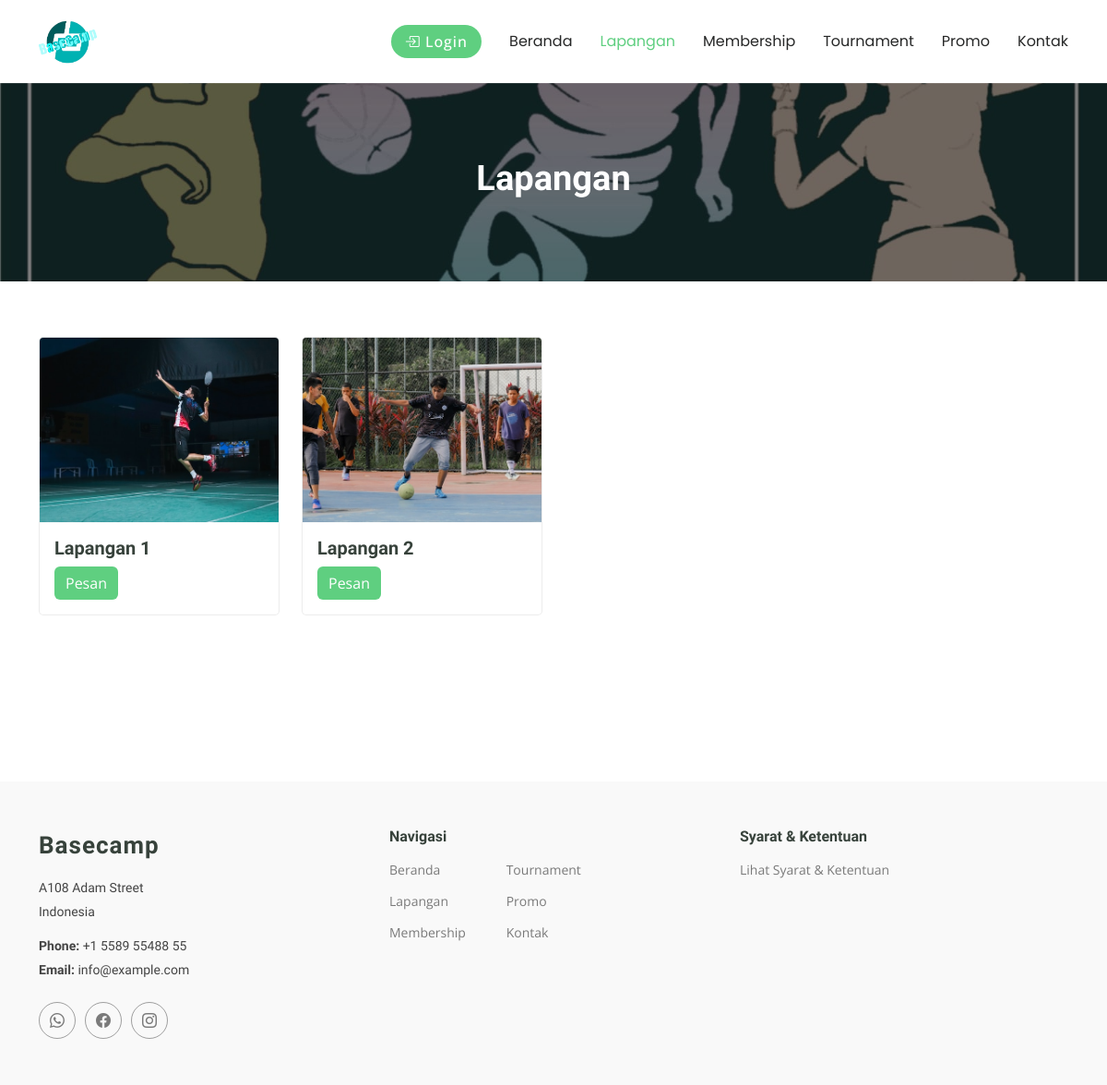
Screenshot of /user/lapangan.php with the database file from the repository.
### tables this page shows
CREATE TABLE `lapangan` (
  `id_lapangan` int(11) NOT NULL,
  `nama_lapangan` varchar(50) NOT NULL,
  `harga_lapangan` int(11) NOT NULL,
  `foto_lapangan` text NOT NULL
);

### function.php (called while the page is built, shortened)
<?php
$conn = mysqli_connect("localhost", "root", "", "futsal");
function query($data)
{
    global $conn;
    $result = mysqli_query($conn, $data);
    $rows = [];
    while ($row = mysqli_fetch_assoc($result)) {
        $rows[] = $row;
    }
    return $rows;
}

### user/lapangan.php (the view, shortened to what this page needs)
<?php
require "../function.php";
$loggedIn = isset($_SESSION['role']);
$lapangan = query("SELECT * FROM lapangan");
?>
<!DOCTYPE html>
<html lang="en">
<head>
  <link href="../assets/vendor/bootstrap/css/bootstrap.min.css" rel="stylesheet">
  <link href="../assets/vendor/bootstrap-icons/bootstrap-icons.css" rel="stylesheet">
  <link href="../assets/vendor/aos/aos.css" rel="stylesheet">
  <link href="../assets/vendor/glightbox/css/glightbox.min.css" rel="stylesheet">
  <link href="../assets/vendor/swiper/swiper-bundle.min.css" rel="stylesheet">
  <link href="../assets/css/main.css" rel="stylesheet">
</head>
<body class="index-page">
  <header id="header" class="header d-flex align-items-center sticky-top">
    <div class="container-fluid container-xl position-relative d-flex align-items-center">
      <a href="index.html" class="logo d-flex align-items-center me-auto">
        <img src="../assets/img/logo.png" alt="">
      </a>
      <nav id="navmenu" class="navmenu">
        <ul>
          <li><a href="../index.php">Beranda<br></a></li>
          <li><a href="lapangan.php" class="active">Lapangan</a></li>
          <li><a href="membership.php">Membership</a></li>
          <li><a href="tournament.php">Tournament</a></li>
          <li><a href="promo.php">Promo</a></li>
          <li><a href="../kontak.php">Kontak</a></li>
        </ul>
      </nav>
      <?php if ($loggedIn) : ?>
        <a class="btn-getstarted" data-bs-toggle="modal" data-bs-target="#profilModal">
          <i class="bi bi-person"></i> Profil
        </a>
      <?php else : ?>
        <a href="../login.php" class="btn-getstarted" type="submit">
          <i class="bi bi-box-arrow-in-right"></i> Login
        </a>
      <?php endif; ?>
    </div>
  </header>
  <main class="main">
    <div class="page-title" data-aos="fade">
      <img src="../assets/img/hero-bg.jpg" alt="">
      <div class="heading">
        <div class="container">
          <div class="row d-flex justify-content-center text-center">
            <div class="col-lg-8">
              <h1>Lapangan</h1>
            </div>
          </div>
        </div>
      </div>
    </div>
    <section id="courses" class="courses section">
      <div class="container">
        <div class="row gy-4">
          <?php foreach ($lapangan as $row) : ?>
            <div class="col-6 col-lg-3 col-md-6 d-flex align-items-stretch" data-aos="zoom-in" data-aos-delay="100">
              <div class="course-item">
                <img src="../img/lapangan/<?= $row["foto_lapangan"]; ?>" class="img-fluid" alt="..." style="width: 300px; height: 200px; object-fit: cover;">
                <div class="p-3 text-content">
                  <h3><?= $row["nama_lapangan"]; ?></h3>
                  <?php if ($loggedIn) : ?>
                    <button type="button" class="btn btn-success" data-bs-toggle="modal" data-bs-target="#pesanModal<?= $row["id_lapangan"]; ?>">Pesan</button>
                    <button type="button" class="btn btn-primary" data-bs-toggle="modal" data-bs-target="#jadwalModal<?= $row["id_lapangan"]; ?>" data-id="<?= $row["id_lapangan"]; ?>">
                      Jadwal
                    </button>
                  <?php else : ?>
                    <a href="../login.php" class="btn btn-success">Pesan</a>
                  <?php endif; ?>
                </div>
              </div>
            </div>
          <?php endforeach; ?>
        </div>
      </div>
      <section>
  </main>
  <footer id="footer" class="footer position-relative light-background">
    <div class="container footer-top">
      <div class="row gy-4">
        <div class="col-6 col-lg-4 col-md-6 footer-about">
          <a href="index.html" class="logo d-flex align-items-center">
            <span class="sitename">Basecamp</span>
          </a>
          <div class="footer-contact pt-3">
            <p>A108 Adam Street</p>
            <p>Indonesia</p>
            <p class="mt-3"><strong>Phone:</strong> <span>+1 5589 55488 55</span></p>
            <p><strong>Email:</strong> <span>info@example.com</span></p>
          </div>
          <div class="social-links d-flex mt-4">
            <a href=""><i class="bi bi-whatsapp"></i></a>
            <a href=""><i class="bi bi-facebook"></i></a>
            <a href=""><i class="bi bi-instagram"></i></a>
          </div>
        </div>
        <div class=" col-6 col-lg-4 col-md-6 footer-links">
          <h4>Navigasi</h4>
          <div class="row">
            <div class="col-6 col-lg-4">
              <ul>
                <li><a href="#">Beranda</a></li>
                <li><a href="#">Lapangan</a></li>
                <li><a href="#">Membership</a></li>
              </ul>
            </div>
            <div class="col-6 col-lg-4">
              <ul>
                <li><a href="#">Tournament</a></li>
                <li><a href="#">Promo</a></li>
                <li><a href="#">Kontak</a></li>
              </ul>
            </div>
          </div>
        </div>
        <div class="col-6 col-lg-4 col-md-6 footer-links">
          <h4>Syarat & Ketentuan</h4>
          <ul>
            <li><a href="#">Lihat Syarat & Ketentuan</a></li>
          </ul>
        </div>
      </div>
    </div>
  </footer>
</body>
</html>

### rows the page displays
lapangan: foto_lapangan (picture), nama_lapangan "Lapangan 1"
lapangan: foto_lapangan (picture), nama_lapangan "Lapangan 2"
